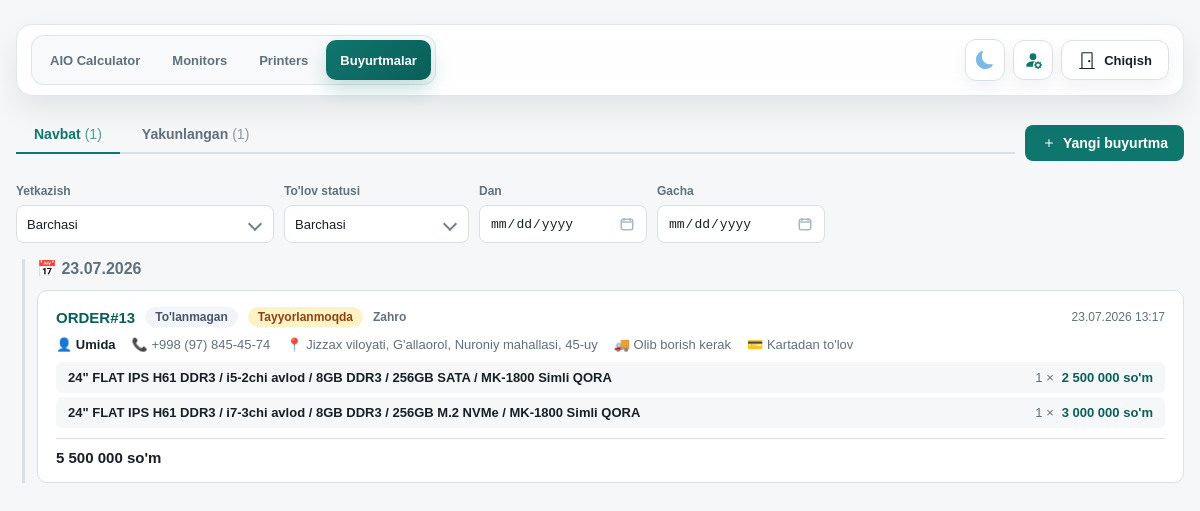
Before: /orders/ (signed in) with the older database file.
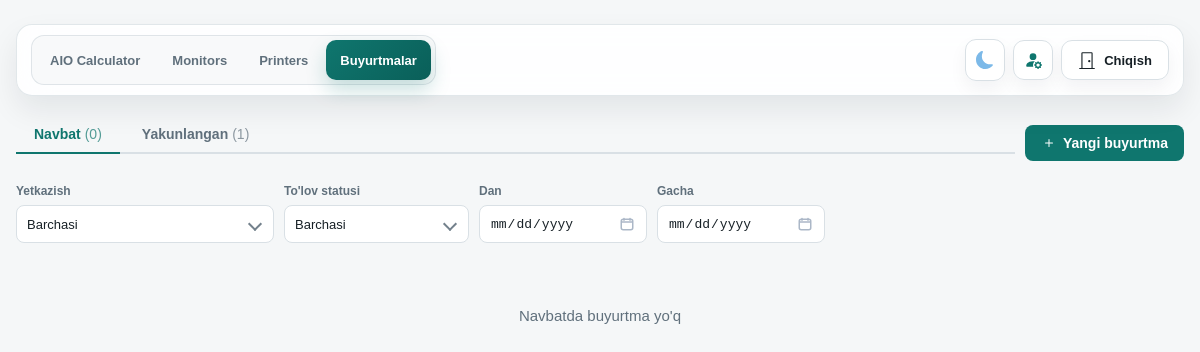
After: the same page with the newer database file.
### orders/models.py (models this page shows, shortened)
class Order(models.Model):
    class DeliveryType(models.TextChoices):
        DELIVERY = "DELIVERY", "Olib borish kerak"
        POST = "POST", "Pochta (BTS, UzPost, YandexGo...)"
        PICKUP = "PICKUP", "Olib ketadi"
    class PaymentType(models.TextChoices):
        CASH = "CASH", "Naqd to'lov"
        CARD = "CARD", "Kartadan to'lov"
        TRANSFER = "TRANSFER", "Bank orqali"
        CASH_CARD = "CASH_CARD", "Aralash to'lov"
    class PaymentStatus(models.TextChoices):
        UNPAID = "UNPAID", "To'lanmagan"
        ON_DELIVERY = "ON_DELIVERY", "Yetkazilganda to'lanadi"
        ON_PICKUP = "ON_PICKUP", "Olib ketishda to'lanadi"
        PARTIAL = "PARTIAL", "Qisman to'langan"
        PAID = "PAID", "To'langan"
    class ProductionStatus(models.TextChoices):
        AGREED = "AGREED", "Kelishuvda"
        QUEUED = "QUEUED", "Navbatda"
        IN_PROGRESS = "IN_PROGRESS", "Tayyorlanmoqda"
        READY = "READY", "Tayyor"
        SHIPPING = "SHIPPING", "Yo'lda"
        DELIVERED = "DELIVERED", "Yetkazildi"
        ON_HOLD = "ON_HOLD", "To'xtatildi"
        CANCELLED = "CANCELLED", "Bekor qilindi"
    DELIVERY_STATUS_FLOWS = {
        DeliveryType.DELIVERY: [
            ProductionStatus.AGREED,
            ProductionStatus.QUEUED,
            ProductionStatus.IN_PROGRESS,
            ProductionStatus.READY,
            ProductionStatus.SHIPPING,
            ProductionStatus.DELIVERED,
        ],
        DeliveryType.POST: [
            ProductionStatus.AGREED,
            ProductionStatus.QUEUED,
            ProductionStatus.IN_PROGRESS,
            ProductionStatus.READY,
            ProductionStatus.SHIPPING,
            ProductionStatus.DELIVERED,
        ],
        DeliveryType.PICKUP: [
            ProductionStatus.AGREED,
            ProductionStatus.QUEUED,
            ProductionStatus.IN_PROGRESS,
            ProductionStatus.READY,
            ProductionStatus.DELIVERED,
        ],
    }
    GLOBAL_PRODUCTION_STATUSES = [
        ProductionStatus.CANCELLED,
        ProductionStatus.ON_HOLD,
    ]
    DELIVERY_STATUS_LABELS = {
        DeliveryType.DELIVERY: {
            ProductionStatus.SHIPPING: "Yo'lda",
            ProductionStatus.DELIVERED: "Yetkazildi",
        },
        DeliveryType.POST: {
            ProductionStatus.SHIPPING: "Jo'natildi",
            ProductionStatus.DELIVERED: "Qabul qilib oldi",
        },
        DeliveryType.PICKUP: {
            ProductionStatus.DELIVERED: "Olib ketildi",
        },
    }
    order_number = models.CharField(
        max_length=24, unique=True, blank=True, null=True, verbose_name="Buyurtma raqami"
    )
    sold_by = models.ForeignKey(
        User, on_delete=models.PROTECT, related_name="orders", verbose_name="Sotuvchi"
    )
    customer_name = models.CharField(max_length=120, verbose_name="Mijoz ismi")
    customer_phone = models.CharField(max_length=30, verbose_name="Telefon raqami")
    region = models.CharField(max_length=80, verbose_name="Viloyat")
    district = models.CharField(max_length=80, verbose_name="Tuman")
    city = models.CharField(max_length=80, verbose_name="Shahar")
    landmark = models.CharField(max_length=200, blank=True, verbose_name="Mo'ljal")
    delivery_type = models.CharField(
        max_length=20, choices=DeliveryType.choices, verbose_name="Yetkazish turi"
    )
    payment_type = models.CharField(
        max_length=20, choices=PaymentType.choices, verbose_name="To'lov turi"
    )
    payment_status = models.CharField(
        max_length=20,
        choices=PaymentStatus.choices,
        default=PaymentStatus.UNPAID,
        verbose_name="To'lov holati",
    )
    production_status = models.CharField(
        max_length=20,
        choices=ProductionStatus.choices,
        default=ProductionStatus.AGREED,
        verbose_name="Ishlab chiqarish holati",
    )
    total_price_usd = models.DecimalField(
        max_digits=12, decimal_places=2, default=0, verbose_name="Jami (USD)"
    )
    total_price_uzs = models.DecimalField(
        max_digits=16, decimal_places=0, default=0, verbose_name="Jami (so'm)"
    )
    delivery_date = models.DateField(null=True, blank=True, verbose_name="Yetkazib berish sanasi")
    delivery_time = models.CharField(max_length=10, null=True, blank=True, verbose_name="Yetkazib berish vaqti")
    partial_amount = models.DecimalField(
        max_digits=16, decimal_places=0, default=0, verbose_name="Qisman to'langan summa"
    )
    notes = models.TextField(blank=True, verbose_name="Izoh")
    created_at = models.DateTimeField(auto_now_add=True)
    updated_at = models.DateTimeField(auto_now=True)
    delivered_at = models.DateTimeField(null=True, blank=True, verbose_name="Yetkazib berilgan vaqt")
    class Meta:
        ordering = ["-created_at"]
        verbose_name = "Buyurtma"
        verbose_name_plural = "Buyurtmalar"
    @property
    def display_order_number(self):
        raw_number = self.order_number or f"ORDER#{self.pk}"
        if raw_number.startswith("ORD#"):
            return raw_number.replace("ORD#", "ORDER#", 1)
        return raw_number
    @classmethod
    def production_status_flow(cls, delivery_type):
        return cls.DELIVERY_STATUS_FLOWS.get(
            delivery_type,
            cls.DELIVERY_STATUS_FLOWS[cls.DeliveryType.DELIVERY],
        )
    @classmethod
    def production_status_label(cls, status, delivery_type=None):
        if delivery_type:
            custom = cls.DELIVERY_STATUS_LABELS.get(delivery_type, {})
            if status in custom:
                return custom[status]
        return dict(cls.ProductionStatus.choices).get(status, status)
    @classmethod
    def production_status_choices_for_delivery(cls, delivery_type):
        statuses = list(cls.production_status_flow(delivery_type))
        for status in cls.GLOBAL_PRODUCTION_STATUSES:
            if status not in statuses:
                statuses.append(status)
        return [(status, cls.production_status_label(status, delivery_type)) for status in statuses]
    @classmethod
    def queue_queryset(cls):
        priority = Case(
            When(payment_status=cls.PaymentStatus.PAID, then=Value(0)),
            When(payment_status=cls.PaymentStatus.PARTIAL, then=Value(1)),
            When(
                payment_status__in=[cls.PaymentStatus.ON_DELIVERY, cls.PaymentStatus.ON_PICKUP],
                then=Value(2),
            ),
            When(payment_status=cls.PaymentStatus.UNPAID, then=Value(3)),
            default=Value(4),
            output_field=IntegerField(),
        )
        return (
            cls.objects.exclude(
                production_status__in=[cls.ProductionStatus.DELIVERED, cls.ProductionStatus.CANCELLED]
            )
            .annotate(priority=priority)
            .order_by("priority", "created_at")
        )

class OrderItem(models.Model):
    order = models.ForeignKey(Order, on_delete=models.CASCADE, related_name="items")
    build_quote = models.ForeignKey(
        "calculator.BuildQuote",
        on_delete=models.SET_NULL,
        null=True,
        blank=True,
        related_name="order_items",
        verbose_name="Kalkulyator konfiguratsiyasi",
    )
    config_label = models.CharField(max_length=255, verbose_name="Konfiguratsiya")
    quantity = models.PositiveIntegerField(default=1, verbose_name="Soni")
    unit_price_usd = models.DecimalField(
        max_digits=12, decimal_places=2, default=0, verbose_name="Dona narxi (USD)"
    )
    unit_price_uzs = models.DecimalField(
        max_digits=16, decimal_places=2, default=0, verbose_name="Dona narxi (so'm)"
    )
    class Meta:
        verbose_name = "Buyurtma elementi"
        verbose_name_plural = "Buyurtma elementlari"

### orders/views.py (the view)
# urls.py: path("", views.order_list, name="list"),
@login_required
def order_list(request):
    from calculator.models import CalculatorSettings
    from django.utils import timezone
    from collections import defaultdict
    try:
        settings = CalculatorSettings.objects.first()
        usd_rate = int(settings.usd_rate) if settings and settings.usd_rate else 12850
    except:
        usd_rate = 12850
    tab = request.GET.get("tab", "queue")  # queue | done | all
    if request.user.is_superuser:
        queue_qs = Order.queue_queryset().prefetch_related("items").select_related("sold_by")
        done_qs = Order.objects.filter(
            production_status__in=[
                Order.ProductionStatus.DELIVERED,
                Order.ProductionStatus.CANCELLED,
            ]
        ).prefetch_related("items").select_related("sold_by").order_by("-updated_at")
    else:
        queue_qs = Order.queue_queryset().filter(sold_by=request.user).prefetch_related("items").select_related("sold_by")
        done_qs = Order.objects.filter(
            production_status__in=[
                Order.ProductionStatus.DELIVERED,
                Order.ProductionStatus.CANCELLED,
            ],
            sold_by=request.user
        ).prefetch_related("items").select_related("sold_by").order_by("-updated_at")
    sold_by = request.GET.get("sold_by")
    delivery_type = request.GET.get("delivery_type")
    payment_status = request.GET.get("payment_status")
    date_from = request.GET.get("date_from")
    date_to = request.GET.get("date_to")
    def apply_filters(qs):
        if sold_by and request.user.is_superuser:
            qs = qs.filter(sold_by_id=sold_by)
        if delivery_type:
            qs = qs.filter(delivery_type=delivery_type)
        if payment_status:
            qs = qs.filter(payment_status=payment_status)
        if date_from:
            qs = qs.filter(created_at__date__gte=date_from)
        if date_to:
            qs = qs.filter(created_at__date__lte=date_to)
        return qs
    queue_qs = apply_filters(queue_qs)
    done_qs = apply_filters(done_qs)
    def group_by_date(orders):
        groups = defaultdict(list)
        today = timezone.now().date()
        for order in orders:
            order_date = order.created_at.date()
            groups[order_date].append(order)
        sorted_groups = sorted(groups.items(), key=lambda x: x[0], reverse=True)
        return [(date, orders, date == today) for date, orders in sorted_groups]
    queue_groups = group_by_date(queue_qs) if tab in ("queue", "all") else []
    done_groups = group_by_date(done_qs) if tab in ("done", "all") else []
    if request.user.is_superuser:
        sellers = User.objects.filter(is_superuser=False).order_by("first_name", "username")
    else:
        sellers = []
    return render(request, "orders/order_list.html", {
        "active_nav": "orders",
        "tab": tab,
        "queue_groups": queue_groups,
        "done_groups": done_groups,
        "queue_count": Order.queue_queryset().count() if request.user.is_superuser else Order.queue_queryset().filter(sold_by=request.user).count(),
        "done_count": Order.objects.filter(
            production_status__in=[Order.ProductionStatus.DELIVERED, Order.ProductionStatus.CANCELLED]
        ).count() if request.user.is_superuser else Order.objects.filter(
            production_status__in=[Order.ProductionStatus.DELIVERED, Order.ProductionStatus.CANCELLED],
            sold_by=request.user
        ).count(),
        "sellers": sellers,
        "usd_rate": usd_rate,
        "filters": {
            "sold_by": sold_by,
            "delivery_type": delivery_type,
            "payment_status": payment_status,
            "date_from": date_from,
            "date_to": date_to,
        },
        "delivery_choices": Order.DeliveryType.choices,
        "payment_status_choices": Order.PaymentStatus.choices,
        "production_status_choices": Order.production_status_choices_for_delivery(Order.DeliveryType.DELIVERY),
    })

### orders/templates/orders/order_list.html (shortened to what this page needs)
{% extends "base.html" %}
{% block content %}
<div class="orders-layout">
  <div style="display:flex;align-items:center;flex-wrap:wrap;gap:10px;margin-bottom:0;">
    <div class="tabs" style="flex:1;min-width:200px;">
      <button class="tab-btn {% if tab == 'queue' %}active{% endif %}" onclick="switchTab('queue')">
        Navbat
        <span style="margin-left:4px;opacity:0.7;font-weight:400;">({{ queue_count }})</span>
      </button>
      <button class="tab-btn {% if tab == 'done' %}active{% endif %}" onclick="switchTab('done')">
        Yakunlangan
        <span style="margin-left:4px;opacity:0.7;font-weight:400;">({{ done_count }})</span>
      </button>
    </div>
    <a href="{% url 'orders:create' %}" class="new-order-btn" style="display:inline-flex;align-items:center;gap:6px;padding:10px 16px;border-radius:8px;background:var(--accent);color:#fff;text-decoration:none;font-weight:700;font-size:14px;">
      <svg xmlns="http://www.w3.org/2000/svg" width="16" height="16" fill="currentColor" viewBox="0 0 16 16">
        <path d="M8 4a.5.5 0 0 1 .5.5v3h3a.5.5 0 0 1 0 1h-3v3a.5.5 0 0 1-1 0v-3h-3a.5.5 0 0 1 0-1h3v-3A.5.5 0 0 1 8 4"/>
      </svg>
      Yangi buyurtma
    </a>
  </div>
  <form method="get" id="filter-form">
    <div class="filters-bar" style="margin-top:14px;">
      <div class="filter-select">
        <span class="filter-label">Yetkazish</span>
        <select name="delivery_type" onchange="this.form.submit()">
          <option value="">Barchasi</option>
        </select>
      </div>
      <div class="filter-select">
        <span class="filter-label">To'lov statusi</span>
        <select name="payment_status" onchange="this.form.submit()">
          <option value="">Barchasi</option>
        </select>
      </div>
      <div class="filter-date">
        <span class="filter-label">Dan</span>
        <input type="date" name="date_from" value="{{ filters.date_from }}" onchange="this.form.submit()">
      </div>
      <div class="filter-date">
        <span class="filter-label">Gacha</span>
        <input type="date" name="date_to" value="{{ filters.date_to }}" onchange="this.form.submit()">
      </div>
    </div>
  </form>
  <div id="tab-queue" {% if tab != 'queue' %}style="display:none"{% endif %}>
    {% if queue_groups %}
      {% for date, orders, is_today in queue_groups %}
        <div class="date-group" {% if not is_today %}style="border-left:3px solid var(--line);padding-left:12px;margin-left:6px;"{% endif %}>
          <h3 class="date-header" {% if not is_today %}style="color:var(--muted);"{% endif %}>
            {% if is_today %}
              📅 Bugun, {{ date|date:"d.m.Y" }}
            {% else %}
              📅 {{ date|date:"d.m.Y" }}
            {% endif %}
          </h3>
          {% for order in orders %}
            {% include "orders/_order_card.html" with order=order show_status_btns=True %}
          {% endfor %}
        </div>
      {% endfor %}
    {% else %}
      <div class="empty-state">Navbatda buyurtma yo'q</div>
    {% endif %}
  </div>
</div>
{% endblock %}

### orders/templates/orders/_order_card.html (shortened to what this page needs)
{% load order_tags %}
<div class="order-card" id="order-{{ order.pk }}" data-href="{% url 'orders:detail' order.pk %}">
  <div class="order-card-header">
    <a href="{% url 'orders:detail' order.pk %}" class="order-number">{{ order.display_order_number }}</a>
    <span class="badge {{ order.payment_status|payment_badge }}">
      {{ order.get_payment_status_display }}
    </span>
    <span class="badge {{ order.production_status|status_badge }}">
      {{ order.production_status|status_label:order.delivery_type }}
    </span>
    <span class="seller-tag">
      {{ order.sold_by.get_full_name|default:order.sold_by.username }}
    </span>
    <span style="margin-left:auto;font-size:12px;color:var(--muted);">
      {{ order.created_at|date:"d.m.Y H:i" }}
    </span>
  </div>
  <div class="order-meta">
    <span>👤 <strong>{{ order.customer_name }}</strong></span>
    <span>📞 {{ order.customer_phone|format_phone }}</span>
    <span>📍 {{ order.region }}, {{ order.district }}, {{ order.city }}{% if order.landmark %} — {{ order.landmark }}{% endif %}</span>
    <span>🚚 {{ order.get_delivery_type_display }}</span>
    <span>💳 {{ order.get_payment_type_display }}</span>
  </div>
  <div class="order-items-list">
    {% for item in order.items.all %}
      <div class="order-item-row">
        <span class="item-label">{{ item.config_label }}</span>
        <span class="item-qty">{{ item.quantity }} ×</span>
        <span style="font-weight:700;color:var(--accent-dark);">{% if item.unit_price_uzs %}{{ item.unit_price_uzs|format_uzs }}{% else %}{% widthratio item.unit_price_usd 1 usd_rate %}{% endif %} so'm</span>
      </div>
    {% endfor %}
  </div>
  <div class="order-footer">
    <div>
      <div class="order-total">{{ order.total_price_uzs|format_uzs }} so'm</div>
    </div>
  </div>
</div>

Changed rows visible on the page:
removed Order: m "23.07.2026", display_order_number "ORDER#13", payment_status "To'lanmagan", production_status|status_label "Tayyorlanmoqda", sold_by.get_full_name "Zahro", created_at "23.07.2026 13:17", customer_name "Umida", customer_phone "+998 (97) 845-45-74", region "Jizzax viloyati", district "G'allaorol", city "Nuroniy mahallasi, 45-uy", delivery_type "Olib borish kerak", payment_type "Kartadan to'lov", total_price_uzs "5 500 000"
removed OrderItem: config_label "24\" FLAT IPS H61 DDR3 / i5-2chi avlod / 8GB DDR3 / 256GB SATA / MK-1800 Simli QORA", quantity "1", unit_price_uzs "2 500 000"
removed OrderItem: config_label "24\" FLAT IPS H61 DDR3 / i7-3chi avlod / 8GB DDR3 / 256GB M.2 NVMe / MK-1800 Simli QORA", quantity "1", unit_price_uzs "3 000 000"
Other visible differences:
{{ queue_count }}: "1" → "0"
text now shown: "Navbatda buyurtma yo'q"
